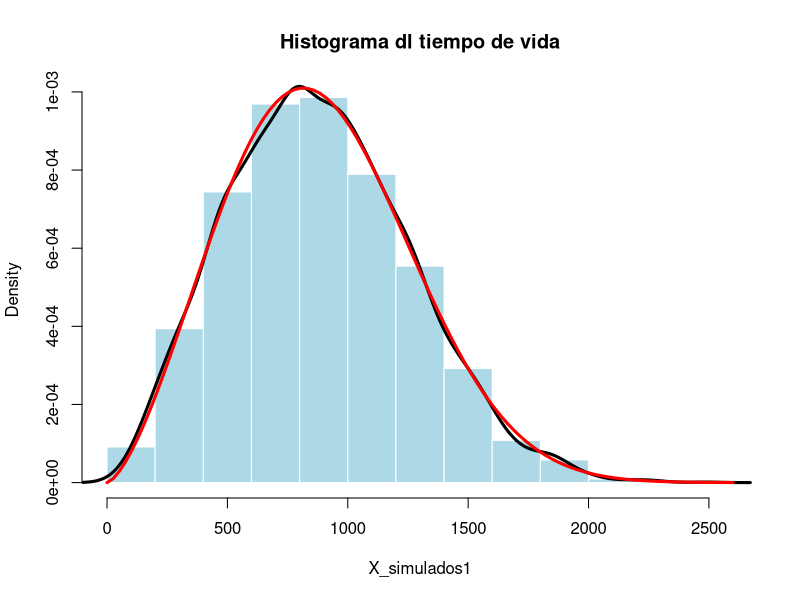
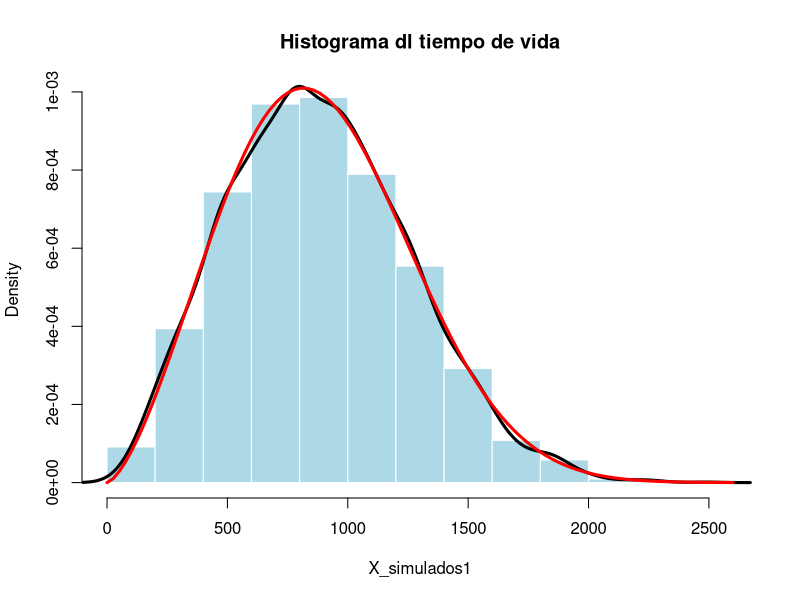
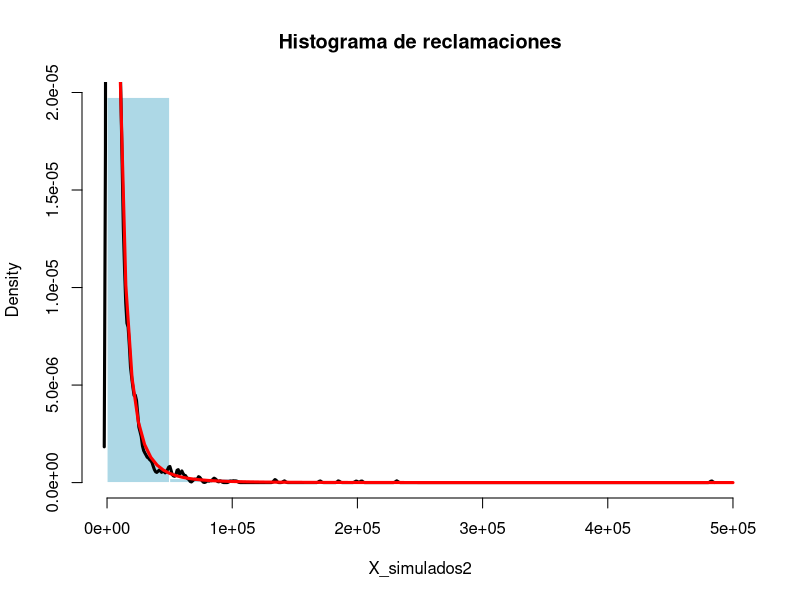
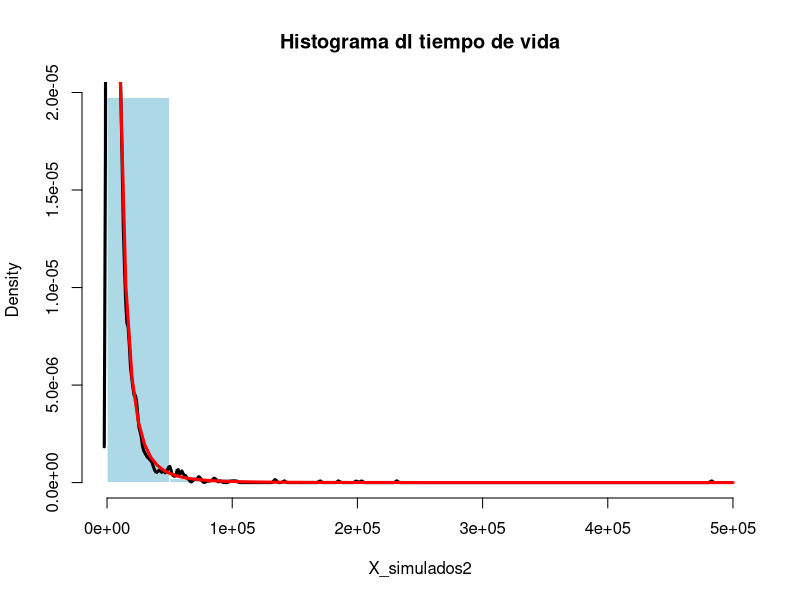
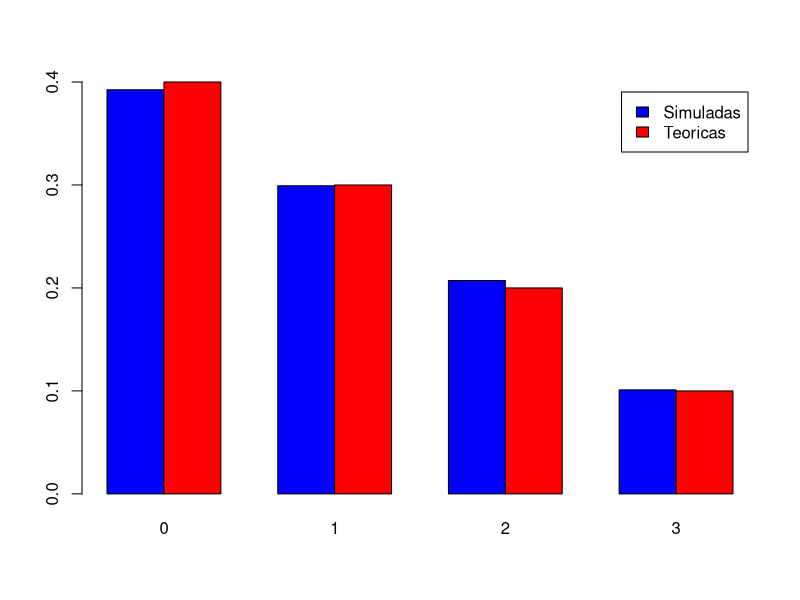

The R source for these figures, in order: (Note: this script raises an error after producing the figures.)
## ---- chunk 1
# Simulación por Transformada Inversa
set.seed(123)
num_simulaciones <- 5000
alpha <- 2.5
beta <- 1000
U<- runif(n = num_simulaciones)
X_simulados1<- beta * (-log(1-U))^(1/alpha)
head(X_simulados1)
## ---- chunk 2
hist(X_simulados1, probability = T, col = "lightblue", border =  "white", main = "Histograma dl tiempo de vida")
lines(density(X_simulados1), col = "black", lwd = 3)
curve(dweibull(x, shape = alpha, scale = beta), col = "red", lwd = 3, add = T)

## ---- chunk 3
# Simulación por Función Cuantil 
X_simulados1<- qweibull(p = U, shape = alpha, scale = beta)
hist(X_simulados1, probability = T, col = "lightblue", border = "white", main = "Histograma dl tiempo de vida")
lines(density(X_simulados1), col = "black", lwd = 3)
curve(dweibull(x, shape = alpha, scale = beta), col = "red", lwd = 3, add = T)

## ---- chunk 4
# Simulación por Transformada Inversa
set.seed(123)
num_simulaciones <- 5000
alpha <- 2.5
theta <- 10000
U<- runif(n = num_simulaciones)
X_simulados2<- theta * ((1-U)^(-1/alpha)-1)
head(X_simulados2)
## ---- chunk 5
library(VGAM)

hist(X_simulados2, probability = T, col = "lightblue", border =  "white", main = "Histograma de reclamaciones")
lines(density(X_simulados2), col = "black", lwd = 3)
curve(dlomax(x, shape = alpha, scale = theta), col = "red", lwd = 3, add = T)

## ---- chunk 6
# Simulación por Función Cuantil
X_simulados2<- qlomax(p = U, shape = alpha, scale = theta)
hist(X_simulados2, probability = T, col = "lightblue", border = "white", main = "Histograma dl tiempo de vida")
lines(density(X_simulados2), col = "black", lwd = 3)
curve(dlomax(x, shape = alpha, scale = theta), col = "red", lwd = 3, add = T)

## ---- chunk 7
# Simulamos por Transformada Inversa
# Cadena de if...
set.seed(133)
U<- runif(n = 10000)
X_simulados3<- numeric(10000)
for(i in 1:10000){
  if (U[i]<= 0.40){
   X_simulados3[i]<- 0
  } else if (U[i]<=0.70){
    X_simulados3[i]<- 1
  } else if (U[i]<=0.90){
    X_simulados3[i]<- 2
    } else{
      X_simulados3[i]<- 3
}
}
head(X_simulados3)
## ---- chunk 8
frecuencias_empiricas<- table(X_simulados3)/10000
probabilidades_teoricas<- c(0.40, 0.30, 0.20, 0.10)
contraste<- rbind(frecuencias_empiricas,
                  probabilidades_teoricas)
barplot(contraste, beside = T, col = c("blue", "red"),
        legend.text = c("Simuladas", "Teoricas"))
## ---- chunk 9
# Simulación por Transformada Inversa
p<- 0.3

FDA_geom<- function(k, p){
  sum(dgeom(0:k, prob = p))
}

set.seed(123)
n_valores<- 10000
U<- runif(n_valores)

X_simulados4<- numeric(n_valores)

for (i in 1:n_valores) {
  k<- 0
  while (FDA_geom(k,p) < U[i]) {
    k<- k + 1
  }
  X_simulados4[i]<- k
}
head(X_simulados4)
## ---- chunk 10
#frecuencias_simuladas<- table(X_simulados4)
#rango_completo<- 0:max(X_simulados4)

X_simulados4<- factor(X_simulados4, levels = rango_completo)
frecuencias_simuladas<- table(X_simulados4) / n_valores

frecuencias_teoricas<- dgeom(x = rango_completo, prob = p)

fusion <- rbind(frecuencias_simuladas,frecuencias_teoricas)
barplot(fusion, beside = T, col = c("orange","green"), legend.text = c("Simulados", "Teoricos"))
## ---- chunk 11
# Simulación por Función Cuantil

## ---- chunk 12
# Simulación por Función Cuantil

## ---- chunk 13
